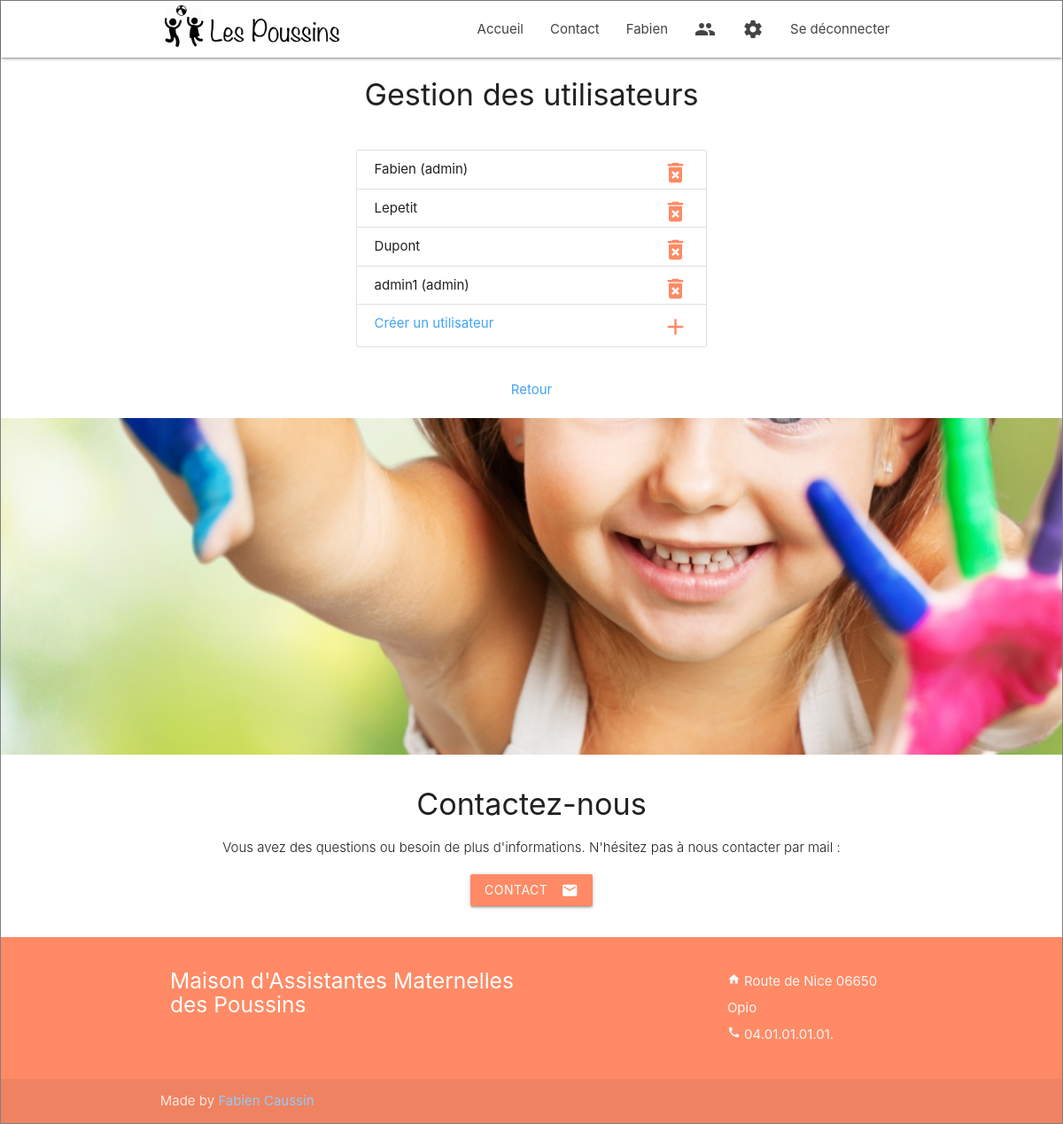
Page /index.php?action=usersAdmin (signed in) on the committed database.
### tables this page shows
CREATE TABLE `users` (
  `id` int(11) NOT NULL,
  `username` varchar(255) NOT NULL,
  `password` varchar(255) NOT NULL,
  `admin` tinyint(1) DEFAULT NULL
);

### App/Controllers/UsersController.php (called while the page is built, shortened)
<?php
  class UsersController
  {
    private $users;
    private $child;
    public function __construct()
    {
      $this->users = new UsersManager;
      $this->child = new ChildrenManager;
    }
    public function usersAdmin()
    {
      $user = $this->users->getUsers();
      $children = $this->child->getAllChildren();
      $view = new View("UsersAdmin");
      $view->generateView(array('user' => $user, 'children' => $children));
    }
  }
?>

### Public/index.php (called while the page is built, shortened)
<?php
require ("../App/Autoloader.php");
$router = new Router;
$router->routerRequest();
?>

### App/Autoloader.php (called while the page is built, shortened)
<?php
class Autoloader{
	static function autoload($class){
		if(strpos($class, __NAMESPACE__ . '\\') === 0){
      $class = str_replace(__NAMESPACE__ . '\\', '', $class);
      $class = str_replace('\\', '/', $class);
    }
	}
}

### App/Models/UsersManager.php (called while the page is built, shortened)
<?php
  class UsersManager extends PDOManager
  {
    public function getUsers()
    {
      $sql = "SELECT id, username, password, admin FROM users";
      $users = $this->executeRequest($sql);
      return $users;
    }
  }
?>

### App/Config/Configuration.php (called while the page is built, shortened)
<?php
  class Configuration
  {
    private static $parameters;
    private static function getParameters()
    {
      if (self::$parameters == null) {
        $file = "../App/Config/config.ini";
        if (!file_exists($file)) {
          throw new \Exception("Auncun fichier de configuration trouvé");
        }
        else {
          self::$parameters = parse_ini_file($file);
        }
      }
      return self::$parameters;
    }
    public static function get($name, $defaultValue = null)
    {
      if (isset(self::getParameters()[$name])) {
        $value = self::getParameters()[$name];
      }
      else {
        $value = $defaultValue;
      }
      return $value;
    }
  }
?>

### App/Config/PDOManager.php (called while the page is built, shortened)
<?php
  abstract class PDOManager
  {
    private static $db;
    private static function dbConnect()
    {
      if (self::$db == null) {
        $dsn = Configuration::get("dsn");
        $login = Configuration::get("login");
        $password = Configuration::get("password");
        self::$db = new PDO($dsn, $login, $password);
        self::$db->setAttribute(PDO::ATTR_ERRMODE, PDO::ERRMODE_WARNING);
      }
      return self::$db;
    }
    protected function executeRequest($sql, $vars = null)
    {
        $req = self::dbConnect()->prepare($sql);
        $req->execute($vars);
      return $req;
    }
  }
?>

### App/Views/viewUsersAdmin.php (the view, shortened to what this page needs)
<div class="container">
  <div class="row">
    <div class="col s12 center">
      <h4>Gestion des utilisateurs</h4>
      <br />
    </div>
    <div class="col s12 m6 offset-m3">
      <ul class="collection ">
      <?php foreach ($user as $user): ?>
        <li class="collection-item">
          <div><?= $user['username']?>
            <?php if ($user['admin'] == 1): ?>
              (admin)
            <?php endif; ?>
            <a href="#modal<?= $user['id'] ?>" class="secondary-content modal-trigger"><i class="material-icons small">delete_forever</i></a>
          </div>
        </li>
      <?php endforeach; ?>
      <li class="collection-item blue-text text-lighten-1"><div>Créer un utilisateur<a href="#popup" class="secondary-content modal-trigger"><i class="material-icons small">add</i></a></div>
      </li></ul>
    </div>
    <div class="col s12 m6 offset-m3 center">
      <br />
      <a href="index.php?action=login" class="collection-item blue-text text-lighten-1">Retour</a>
    </div>
  </div>
</div>

### Public/css/styles.css (style rules this page uses)
body { display: flex; flex-direction: column; margin: 0; padding: 0; width: 100%; }

### rows in the picture
users: username "Fabien", admin "(admin)"
users: username "Lepetit"
users: username "Dupont"
users: username "admin1", admin "(admin)"

### other values in the picture
$_SESSION['username'] "Fabien"
